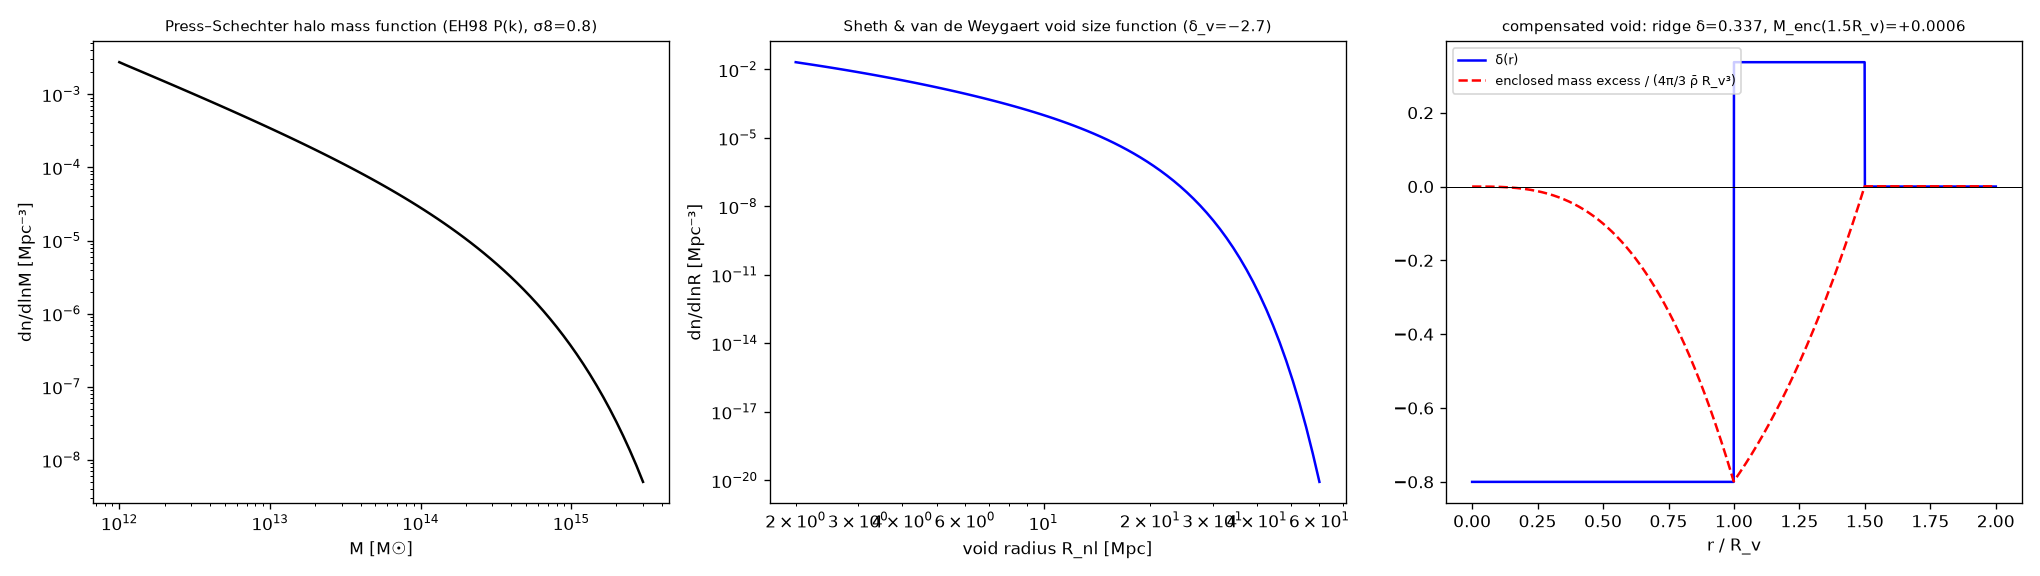

Write Python code to recreate this figure.
# rev7 script for rev6 Fig 15 (web ingredients), computed from book/code/26_cosmo.py (Eisenstein-Hu transfer, Press-Schechter halo
# mass function, Sheth & van de Weygaert void size function). These are standard-cosmology inputs, independent of the CoE background.
# Right: compensated void placement - a void of radius R_v with interior contrast delta_v=-0.8 and a ridge (R_v..1.5R_v) holding
# exactly the missing mass, so the enclosed mass excess returns to zero at 1.5 R_v (computed numerically).
import numpy as np,matplotlib;matplotlib.use('Agg');import matplotlib.pyplot as plt
import sys,importlib.util;sp=importlib.util.spec_from_file_location('cosmo','/workspace/coepdf/book/code/26_cosmo.py');C=importlib.util.module_from_spec(sp);sp.loader.exec_module(C);ps_dndlnM=lambda M:C.ps_dndlnM(M)[0];svdw_dndlnR=C.svdw_dndlnR
M=np.geomspace(1e12,3e15,80);R=np.geomspace(2,60,80);fig,ax=plt.subplots(1,3,figsize=(17,4.8))
ax[0].loglog(M,ps_dndlnM(M),'k');ax[0].set_xlabel('M [M☉]');ax[0].set_ylabel('dn/dlnM [Mpc⁻³]');ax[0].set_title('Press–Schechter halo mass function (EH98 P(k), σ8=0.8)',fontsize=9)
ax[1].loglog(R,svdw_dndlnR(R),'b');ax[1].set_xlabel('void radius R_nl [Mpc]');ax[1].set_ylabel('dn/dlnR [Mpc⁻³]');ax[1].set_title('Sheth & van de Weygaert void size function (δ_v=−2.7)',fontsize=9)
x=np.linspace(0,2,2001);dv=-0.8;rid=-dv*1/(1.5**3-1);d=np.where(x<1,dv,np.where(x<1.5,rid,0.0));Menc=np.cumsum(d*3*x**2)*(x[1]-x[0])
ax[2].plot(x,d,'b',label='δ(r)');ax[2].plot(x,Menc,'r--',label='enclosed mass excess / (4π/3 ρ̄ R_v³)');ax[2].axhline(0,color='k',lw=.6)
ax[2].set_xlabel('r / R_v');ax[2].legend(fontsize=8);ax[2].set_title(f'compensated void: ridge δ={rid:.3f}, M_enc(1.5R_v)={Menc[np.searchsorted(x,1.5)]:+.4f}',fontsize=9)
fig.tight_layout();fig.savefig(__file__.replace('.py','.png'),dpi=120)
